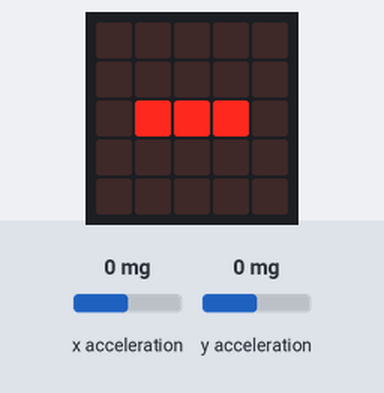
Bench run of a program on a simulated BBC micro:bit running MicroPython. Shown: the board's 5×5 LED display. Inputs (shaded band) come from the test bench; at power-on: x acceleration 0 mg, y acceleration 0 mg. No radio messages arrive unless stated (any console line starting 'radio sent:' is added by the test bench); what the program prints to the serial console is not drawn.

Above: at 1.2 s.
1.3 s: x acceleration set to -1440 mg
At 2.4 s:
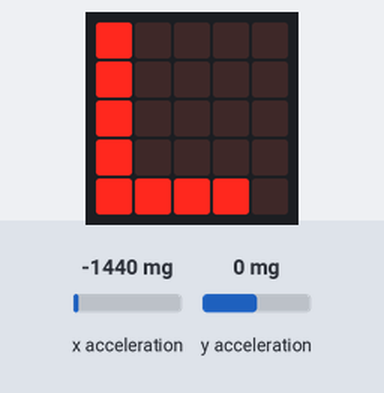
2.8 s: y acceleration set to -1440 mg
At 3.5 s:
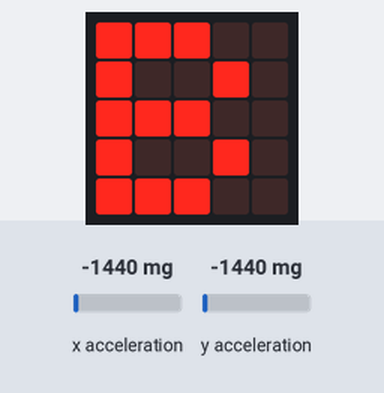
4.3 s: y acceleration set to 750 mg
At 4.7 s:
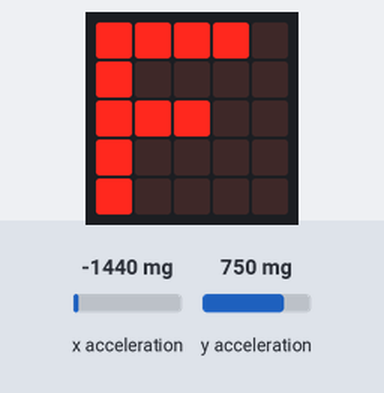
5.8 s: y acceleration set to -750 mg
At 7.0 s:
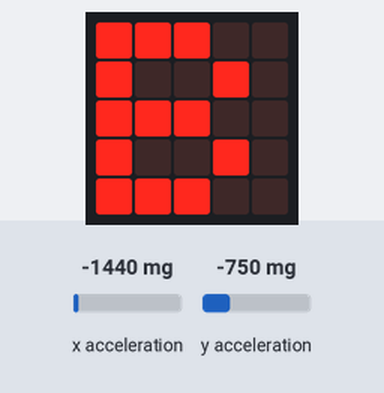
7.3 s: y acceleration set to 0 mg
At 8.2 s:
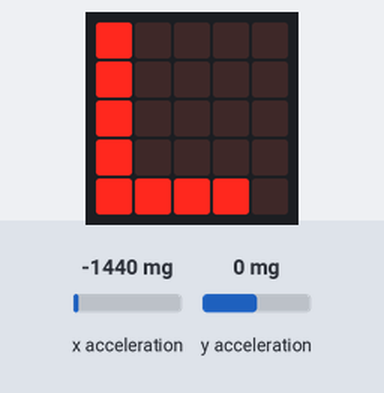
8.8 s: x acceleration set to 750 mg
At 9.3 s:
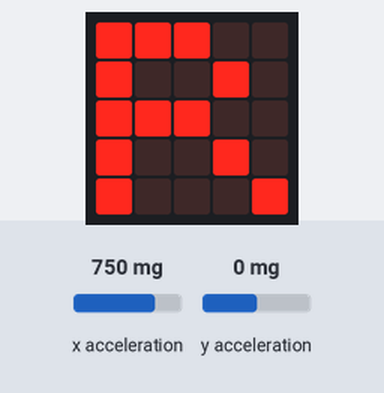
Timing chart, 0 to 9.2 s (numbered marks = the images above; inputs shaded):
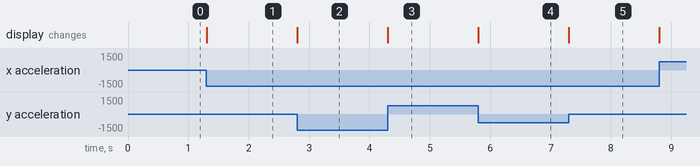

Measured:
- after the input at 1.3 s, the display: changes at once (image 1)
- after the input at 2.8 s, the display: changes at once (image 2)
- after the input at 4.3 s, the display: changes at once (image 3)
- after the input at 5.8 s, the display: changes at once (image 4)
- after the input at 7.3 s, the display: changes at once (image 5)

The program:

microbit_controller.py
```python
from microbit import *
import radio

accel_y = 0
accel_x = 0
# This changes the sensitivity in the x direction (left, right)
accel_x_offset = 400
# This changes the sensitivity in the y direction (forward, backward)
accel_y_offset = 400
direction = "F"

# Initialise radio
radio.on()
radio.config(channel=13, group=7)

display.show(Image.HAPPY)

while True:
    accel_x = accelerometer.get_x()
    accel_y = accelerometer.get_y()

    if accel_x > accel_x_offset:
        direction = "R"
    elif accel_x < accel_x_offset * -1:
        direction = "L"
    if accel_y > accel_y_offset:
        direction = "F"
    elif accel_y < accel_y_offset * -1:
        direction = "B"
    if accel_x < accel_x_offset and accel_x > accel_x_offset * -1 and (accel_y < accel_y_offset and accel_y > accel_y_offset * -1):
        direction = "-"

    display.show(direction)
    if direction == "-":
        direction = "S"

    radio.send(direction)
```
